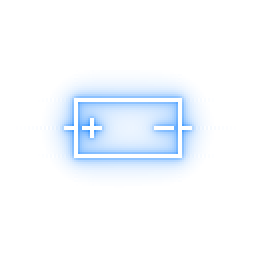
#> input picture src/gui-godot/assets/gen2port-highlight.png, 128 x 128 px, found by its file name (shown 2 times larger)
$ python make_highlight_simple.py assets/gen2port-highlight-old.png assets/gen2port-highlight.png assets/gen2port-highlight.png
#> lines starting #> are read from the running program, lines starting #| are printed output that depends on the picture; after the words box and inside, x2 and y2 are one past the last pixel; in counts of white or black regions, pixels touching at a corner belong together
import numpy as np
import matplotlib.pyplot as plt
import cv2 as cv
import sys

normalize = lambda im: np.interp(im, (im.min(), im.max()), (0, 1))

def pad_zeros(im):
  rs, cs = im.shape
  return np.pad(im, ((int(rs/2),int(rs/2)),(int(cs/2),int(cs/2))), 'constant')

img_rgba = plt.imread(sys.argv[1] + sys.argv[2] + "." + sys.argv[3], cv.IMREAD_UNCHANGED)
#> img_rgba is the input picture: shape (128, 128, 4) float32; mean R, G, B, A 0.247, 0.6, 1, 0.0505
img = normalize(pad_zeros(cv.cvtColor(img_rgba, cv.COLOR_BGR2GRAY)))
#> in pad_zeros, `return np.pad(im, ((int(rs/2),int(rs/2)),(int(cs/2),int(cs/2))), 'cons..`:
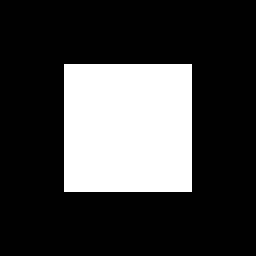
#> returned value: shape (256, 256) float32; values 0 (black) and 0.679 (white), 25% white; 1 white region, box (x1, y1, x2, y2) and area: (64, 64, 192, 192) 16384

rows, cols = img.shape
#> rows = 256; cols = 256

img_blur = cv.GaussianBlur(img, (65, 65), 2)
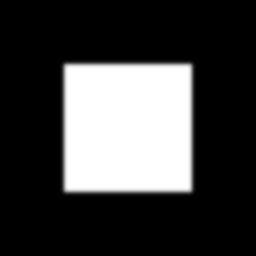
#> img_blur: shape (256, 256) float64; min 0, max 1, mean 0.25
img_diff = np.clip(img_blur - img, 0, 1)
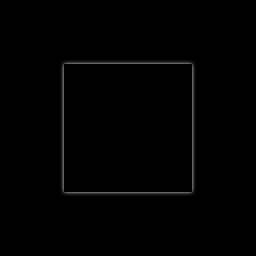
#> img_diff: shape (256, 256) float64; min 0, max 0.4, mean 0.00606

#plt.imsave("filt.png", img_diff, cmap='gray')

img_blue = np.ndarray((img_diff.shape[0], img_diff.shape[1], 4), np.float32)
img_blue[:, :, 0] = 0.25
img_blue[:, :, 1] = 0.60
img_blue[:, :, 2] = 1.00
img_blue[:, :, 3] = normalize(img_diff)
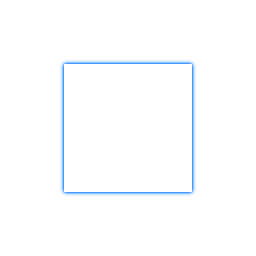
#> img_blue: shape (256, 256, 4) float32; mean of channels 0, 1, 2, 3 0.25, 0.6, 1, 0.0152; transparent parts drawn white

plt.imsave(sys.argv[1] + sys.argv[2] + "-highlight." + sys.argv[3], img_blue)
